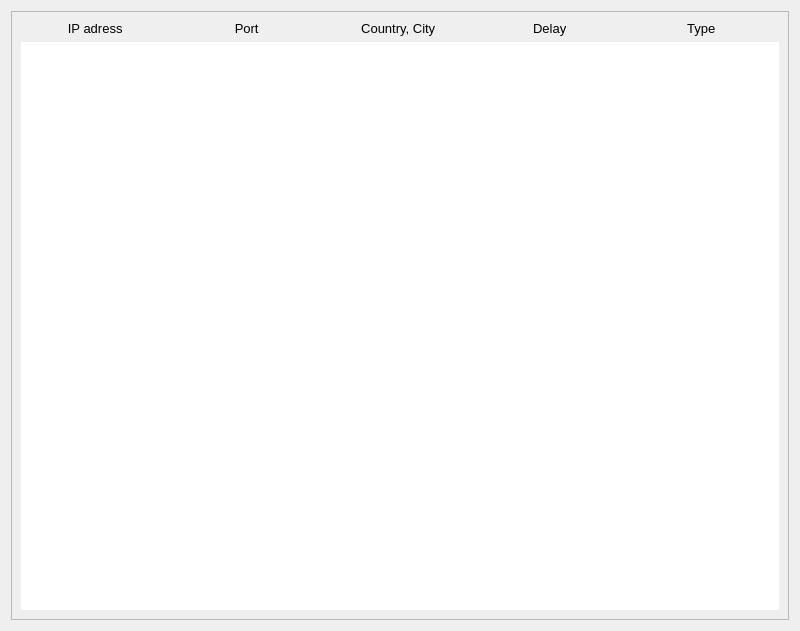
<?xml version="1.0" encoding="UTF-8"?>
<ui version="4.0">
 <class>Dialog</class>
 <widget class="QDialog" name="Dialog">
  <property name="geometry">
   <rect>
    <x>0</x>
    <y>0</y>
    <width>800</width>
    <height>631</height>
   </rect>
  </property>
  <property name="windowTitle">
   <string>Dialog</string>
  </property>
  <layout class="QVBoxLayout" name="verticalLayout">
   <item>
    <widget class="QScrollArea" name="scrollArea">
     <property name="sizeAdjustPolicy">
      <enum>QAbstractScrollArea::AdjustToContents</enum>
     </property>
     <property name="widgetResizable">
      <bool>true</bool>
     </property>
     <widget class="QWidget" name="scrollAreaWidgetContents_2">
      <property name="geometry">
       <rect>
        <x>0</x>
        <y>0</y>
        <width>780</width>
        <height>611</height>
       </rect>
      </property>
      <layout class="QVBoxLayout" name="verticalLayout_2">
       <item>
        <layout class="QGridLayout" name="gridLayout">
         <property name="sizeConstraint">
          <enum>QLayout::SetDefaultConstraint</enum>
         </property>
         <property name="horizontalSpacing">
          <number>0</number>
         </property>
         <item row="0" column="0">
          <widget class="QLabel" name="ipLabel">
           <property name="font">
            <font>
             <family>Ubuntu</family>
             <pointsize>10</pointsize>
            </font>
           </property>
           <property name="contextMenuPolicy">
            <enum>Qt::NoContextMenu</enum>
           </property>
           <property name="text">
            <string>IP adress </string>
           </property>
           <property name="alignment">
            <set>Qt::AlignCenter</set>
           </property>
          </widget>
         </item>
         <item row="0" column="2">
          <widget class="QLabel" name="locationLabel">
           <property name="font">
            <font>
             <family>Ubuntu</family>
             <pointsize>10</pointsize>
            </font>
           </property>
           <property name="contextMenuPolicy">
            <enum>Qt::NoContextMenu</enum>
           </property>
           <property name="text">
            <string>Country, City </string>
           </property>
           <property name="alignment">
            <set>Qt::AlignCenter</set>
           </property>
          </widget>
         </item>
         <item row="0" column="4">
          <widget class="QLabel" name="typeLabel">
           <property name="font">
            <font>
             <family>Ubuntu</family>
             <pointsize>10</pointsize>
            </font>
           </property>
           <property name="contextMenuPolicy">
            <enum>Qt::NoContextMenu</enum>
           </property>
           <property name="text">
            <string>Type </string>
           </property>
           <property name="alignment">
            <set>Qt::AlignCenter</set>
           </property>
          </widget>
         </item>
         <item row="0" column="3">
          <widget class="QLabel" name="delayLabel">
           <property name="font">
            <font>
             <family>Ubuntu</family>
             <pointsize>10</pointsize>
            </font>
           </property>
           <property name="contextMenuPolicy">
            <enum>Qt::NoContextMenu</enum>
           </property>
           <property name="text">
            <string>Delay </string>
           </property>
           <property name="alignment">
            <set>Qt::AlignCenter</set>
           </property>
          </widget>
         </item>
         <item row="0" column="1">
          <widget class="QLabel" name="portLabel">
           <property name="font">
            <font>
             <family>Ubuntu</family>
             <pointsize>10</pointsize>
            </font>
           </property>
           <property name="contextMenuPolicy">
            <enum>Qt::NoContextMenu</enum>
           </property>
           <property name="text">
            <string>Port </string>
           </property>
           <property name="alignment">
            <set>Qt::AlignCenter</set>
           </property>
          </widget>
         </item>
         <item row="1" column="0">
          <widget class="QListWidget" name="ipList">
           <property name="styleSheet">
            <string notr="true">border: 0px;</string>
           </property>
           <property name="verticalScrollBarPolicy">
            <enum>Qt::ScrollBarAlwaysOff</enum>
           </property>
           <property name="horizontalScrollBarPolicy">
            <enum>Qt::ScrollBarAsNeeded</enum>
           </property>
           <property name="sizeAdjustPolicy">
            <enum>QAbstractScrollArea::AdjustToContents</enum>
           </property>
           <property name="editTriggers">
            <set>QAbstractItemView::NoEditTriggers</set>
           </property>
           <property name="showDropIndicator" stdset="0">
            <bool>false</bool>
           </property>
           <property name="dragDropMode">
            <enum>QAbstractItemView::NoDragDrop</enum>
           </property>
           <property name="alternatingRowColors">
            <bool>true</bool>
           </property>
           <property name="selectionMode">
            <enum>QAbstractItemView::ExtendedSelection</enum>
           </property>
           <property name="selectionBehavior">
            <enum>QAbstractItemView::SelectRows</enum>
           </property>
           <property name="verticalScrollMode">
            <enum>QAbstractItemView::ScrollPerItem</enum>
           </property>
           <property name="horizontalScrollMode">
            <enum>QAbstractItemView::ScrollPerPixel</enum>
           </property>
           <property name="movement">
            <enum>QListView::Static</enum>
           </property>
           <property name="flow">
            <enum>QListView::TopToBottom</enum>
           </property>
           <property name="isWrapping" stdset="0">
            <bool>false</bool>
           </property>
           <property name="resizeMode">
            <enum>QListView::Adjust</enum>
           </property>
           <property name="layoutMode">
            <enum>QListView::SinglePass</enum>
           </property>
           <property name="viewMode">
            <enum>QListView::ListMode</enum>
           </property>
           <property name="uniformItemSizes">
            <bool>false</bool>
           </property>
           <property name="wordWrap">
            <bool>false</bool>
           </property>
           <property name="selectionRectVisible">
            <bool>true</bool>
           </property>
           <property name="sortingEnabled">
            <bool>false</bool>
           </property>
          </widget>
         </item>
         <item row="1" column="1">
          <widget class="QListWidget" name="ipList_19">
           <property name="styleSheet">
            <string notr="true">border: 0px;</string>
           </property>
           <property name="verticalScrollBarPolicy">
            <enum>Qt::ScrollBarAlwaysOff</enum>
           </property>
           <property name="horizontalScrollBarPolicy">
            <enum>Qt::ScrollBarAsNeeded</enum>
           </property>
           <property name="sizeAdjustPolicy">
            <enum>QAbstractScrollArea::AdjustToContents</enum>
           </property>
           <property name="editTriggers">
            <set>QAbstractItemView::NoEditTriggers</set>
           </property>
           <property name="showDropIndicator" stdset="0">
            <bool>false</bool>
           </property>
           <property name="dragDropMode">
            <enum>QAbstractItemView::NoDragDrop</enum>
           </property>
           <property name="alternatingRowColors">
            <bool>true</bool>
           </property>
           <property name="selectionMode">
            <enum>QAbstractItemView::ExtendedSelection</enum>
           </property>
           <property name="selectionBehavior">
            <enum>QAbstractItemView::SelectRows</enum>
           </property>
           <property name="verticalScrollMode">
            <enum>QAbstractItemView::ScrollPerItem</enum>
           </property>
           <property name="horizontalScrollMode">
            <enum>QAbstractItemView::ScrollPerPixel</enum>
           </property>
           <property name="movement">
            <enum>QListView::Static</enum>
           </property>
           <property name="flow">
            <enum>QListView::TopToBottom</enum>
           </property>
           <property name="isWrapping" stdset="0">
            <bool>false</bool>
           </property>
           <property name="resizeMode">
            <enum>QListView::Adjust</enum>
           </property>
           <property name="layoutMode">
            <enum>QListView::SinglePass</enum>
           </property>
           <property name="viewMode">
            <enum>QListView::ListMode</enum>
           </property>
           <property name="uniformItemSizes">
            <bool>false</bool>
           </property>
           <property name="wordWrap">
            <bool>false</bool>
           </property>
           <property name="selectionRectVisible">
            <bool>true</bool>
           </property>
           <property name="sortingEnabled">
            <bool>false</bool>
           </property>
          </widget>
         </item>
         <item row="1" column="2">
          <widget class="QListWidget" name="ipList_18">
           <property name="styleSheet">
            <string notr="true">border: 0px;</string>
           </property>
           <property name="verticalScrollBarPolicy">
            <enum>Qt::ScrollBarAlwaysOff</enum>
           </property>
           <property name="horizontalScrollBarPolicy">
            <enum>Qt::ScrollBarAsNeeded</enum>
           </property>
           <property name="sizeAdjustPolicy">
            <enum>QAbstractScrollArea::AdjustToContents</enum>
           </property>
           <property name="editTriggers">
            <set>QAbstractItemView::NoEditTriggers</set>
           </property>
           <property name="showDropIndicator" stdset="0">
            <bool>false</bool>
           </property>
           <property name="dragDropMode">
            <enum>QAbstractItemView::NoDragDrop</enum>
           </property>
           <property name="alternatingRowColors">
            <bool>true</bool>
           </property>
           <property name="selectionMode">
            <enum>QAbstractItemView::ExtendedSelection</enum>
           </property>
           <property name="selectionBehavior">
            <enum>QAbstractItemView::SelectRows</enum>
           </property>
           <property name="verticalScrollMode">
            <enum>QAbstractItemView::ScrollPerItem</enum>
           </property>
           <property name="horizontalScrollMode">
            <enum>QAbstractItemView::ScrollPerPixel</enum>
           </property>
           <property name="movement">
            <enum>QListView::Static</enum>
           </property>
           <property name="flow">
            <enum>QListView::TopToBottom</enum>
           </property>
           <property name="isWrapping" stdset="0">
            <bool>false</bool>
           </property>
           <property name="resizeMode">
            <enum>QListView::Adjust</enum>
           </property>
           <property name="layoutMode">
            <enum>QListView::SinglePass</enum>
           </property>
           <property name="viewMode">
            <enum>QListView::ListMode</enum>
           </property>
           <property name="uniformItemSizes">
            <bool>false</bool>
           </property>
           <property name="wordWrap">
            <bool>false</bool>
           </property>
           <property name="selectionRectVisible">
            <bool>true</bool>
           </property>
           <property name="sortingEnabled">
            <bool>false</bool>
           </property>
          </widget>
         </item>
         <item row="1" column="4">
          <widget class="QListWidget" name="ipList_17">
           <property name="styleSheet">
            <string notr="true">border: 0px;</string>
           </property>
           <property name="verticalScrollBarPolicy">
            <enum>Qt::ScrollBarAlwaysOff</enum>
           </property>
           <property name="horizontalScrollBarPolicy">
            <enum>Qt::ScrollBarAsNeeded</enum>
           </property>
           <property name="sizeAdjustPolicy">
            <enum>QAbstractScrollArea::AdjustToContents</enum>
           </property>
           <property name="editTriggers">
            <set>QAbstractItemView::NoEditTriggers</set>
           </property>
           <property name="showDropIndicator" stdset="0">
            <bool>false</bool>
           </property>
           <property name="dragDropMode">
            <enum>QAbstractItemView::NoDragDrop</enum>
           </property>
           <property name="alternatingRowColors">
            <bool>true</bool>
           </property>
           <property name="selectionMode">
            <enum>QAbstractItemView::ExtendedSelection</enum>
           </property>
           <property name="selectionBehavior">
            <enum>QAbstractItemView::SelectRows</enum>
           </property>
           <property name="verticalScrollMode">
            <enum>QAbstractItemView::ScrollPerItem</enum>
           </property>
           <property name="horizontalScrollMode">
            <enum>QAbstractItemView::ScrollPerPixel</enum>
           </property>
           <property name="movement">
            <enum>QListView::Static</enum>
           </property>
           <property name="flow">
            <enum>QListView::TopToBottom</enum>
           </property>
           <property name="isWrapping" stdset="0">
            <bool>false</bool>
           </property>
           <property name="resizeMode">
            <enum>QListView::Adjust</enum>
           </property>
           <property name="layoutMode">
            <enum>QListView::SinglePass</enum>
           </property>
           <property name="viewMode">
            <enum>QListView::ListMode</enum>
           </property>
           <property name="uniformItemSizes">
            <bool>false</bool>
           </property>
           <property name="wordWrap">
            <bool>false</bool>
           </property>
           <property name="selectionRectVisible">
            <bool>true</bool>
           </property>
           <property name="sortingEnabled">
            <bool>false</bool>
           </property>
          </widget>
         </item>
         <item row="1" column="3">
          <widget class="QListWidget" name="ipList_16">
           <property name="styleSheet">
            <string notr="true">border: 0px;</string>
           </property>
           <property name="verticalScrollBarPolicy">
            <enum>Qt::ScrollBarAlwaysOff</enum>
           </property>
           <property name="horizontalScrollBarPolicy">
            <enum>Qt::ScrollBarAsNeeded</enum>
           </property>
           <property name="sizeAdjustPolicy">
            <enum>QAbstractScrollArea::AdjustToContents</enum>
           </property>
           <property name="editTriggers">
            <set>QAbstractItemView::NoEditTriggers</set>
           </property>
           <property name="showDropIndicator" stdset="0">
            <bool>false</bool>
           </property>
           <property name="dragDropMode">
            <enum>QAbstractItemView::NoDragDrop</enum>
           </property>
           <property name="alternatingRowColors">
            <bool>true</bool>
           </property>
           <property name="selectionMode">
            <enum>QAbstractItemView::ExtendedSelection</enum>
           </property>
           <property name="selectionBehavior">
            <enum>QAbstractItemView::SelectRows</enum>
           </property>
           <property name="verticalScrollMode">
            <enum>QAbstractItemView::ScrollPerItem</enum>
           </property>
           <property name="horizontalScrollMode">
            <enum>QAbstractItemView::ScrollPerPixel</enum>
           </property>
           <property name="movement">
            <enum>QListView::Static</enum>
           </property>
           <property name="flow">
            <enum>QListView::TopToBottom</enum>
           </property>
           <property name="isWrapping" stdset="0">
            <bool>false</bool>
           </property>
           <property name="resizeMode">
            <enum>QListView::Adjust</enum>
           </property>
           <property name="layoutMode">
            <enum>QListView::SinglePass</enum>
           </property>
           <property name="viewMode">
            <enum>QListView::ListMode</enum>
           </property>
           <property name="uniformItemSizes">
            <bool>false</bool>
           </property>
           <property name="wordWrap">
            <bool>false</bool>
           </property>
           <property name="selectionRectVisible">
            <bool>true</bool>
           </property>
           <property name="sortingEnabled">
            <bool>false</bool>
           </property>
          </widget>
         </item>
        </layout>
       </item>
      </layout>
     </widget>
    </widget>
   </item>
  </layout>
 </widget>
 <resources/>
 <connections/>
</ui>
